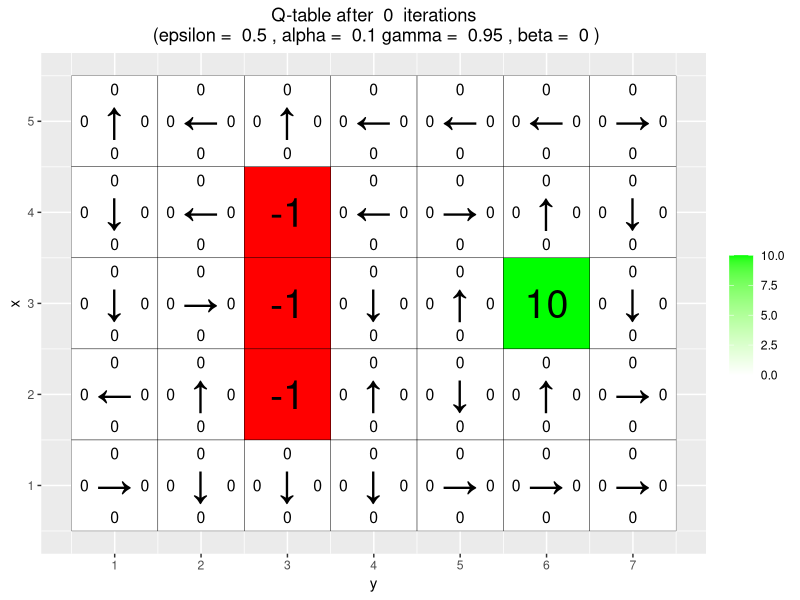
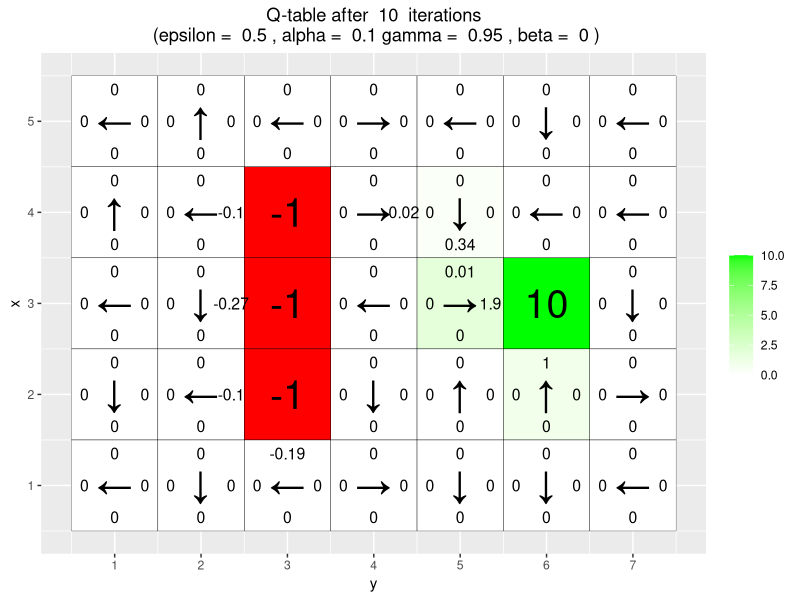
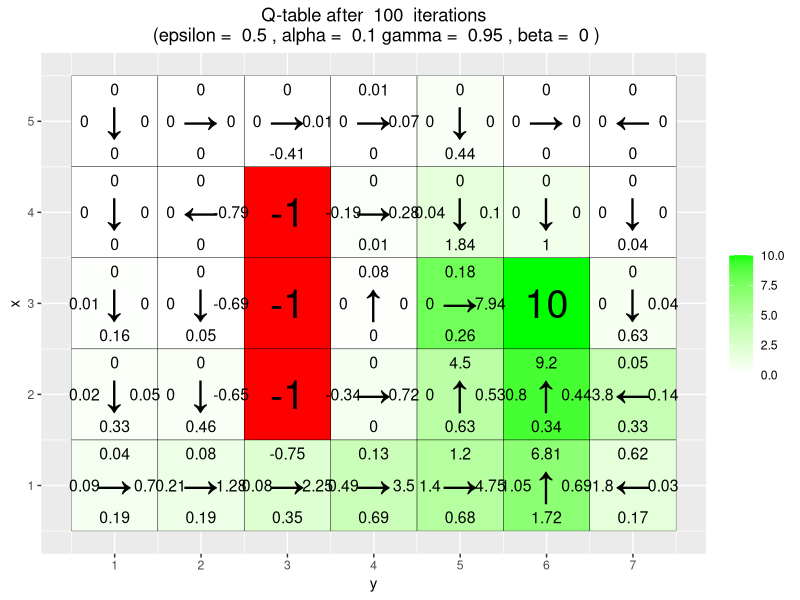
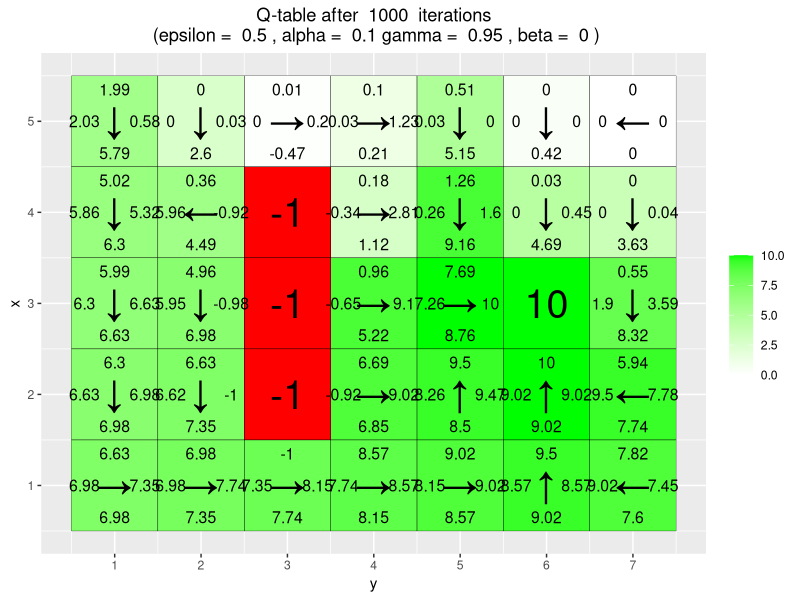
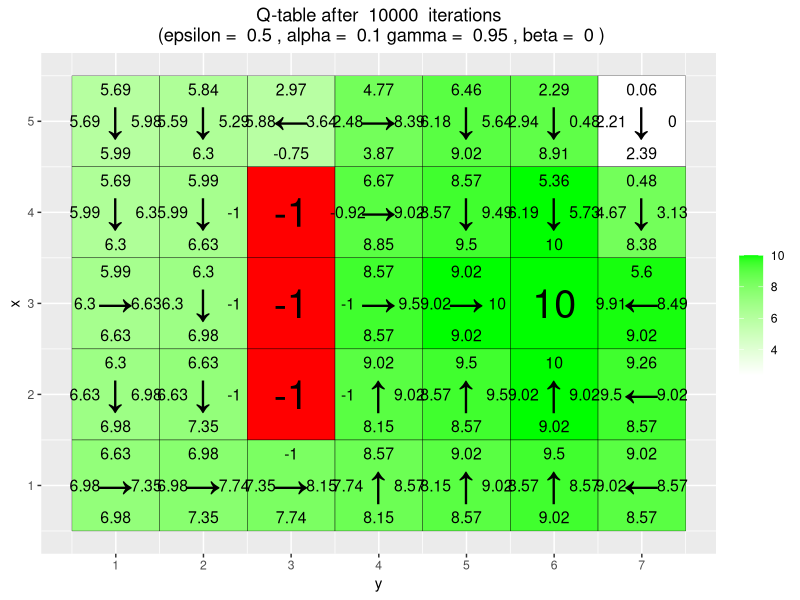
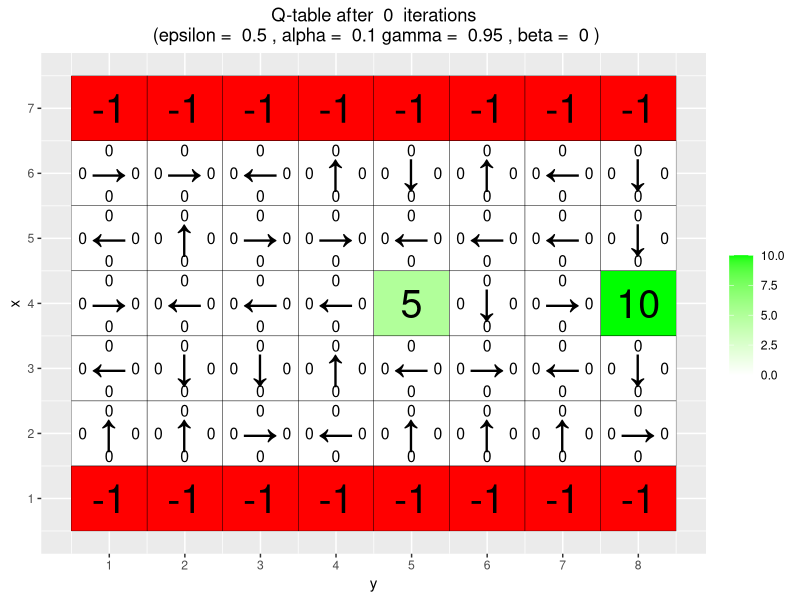
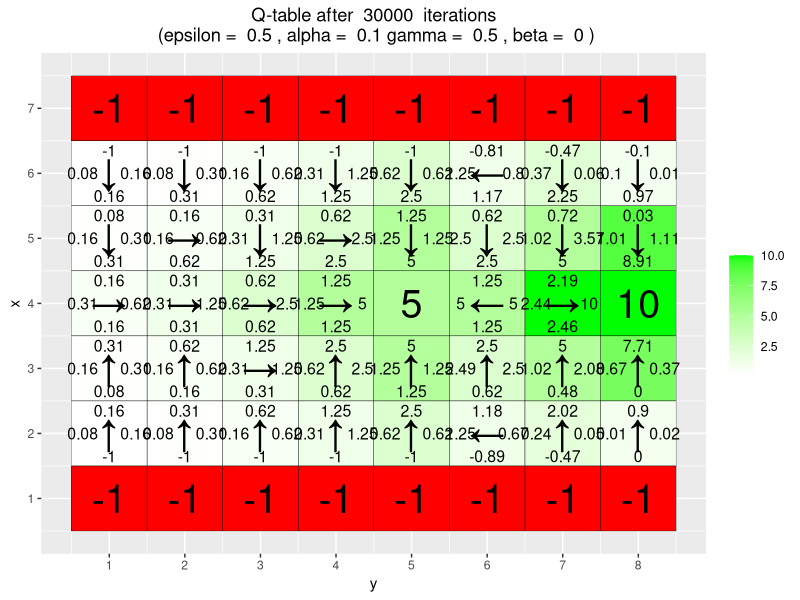
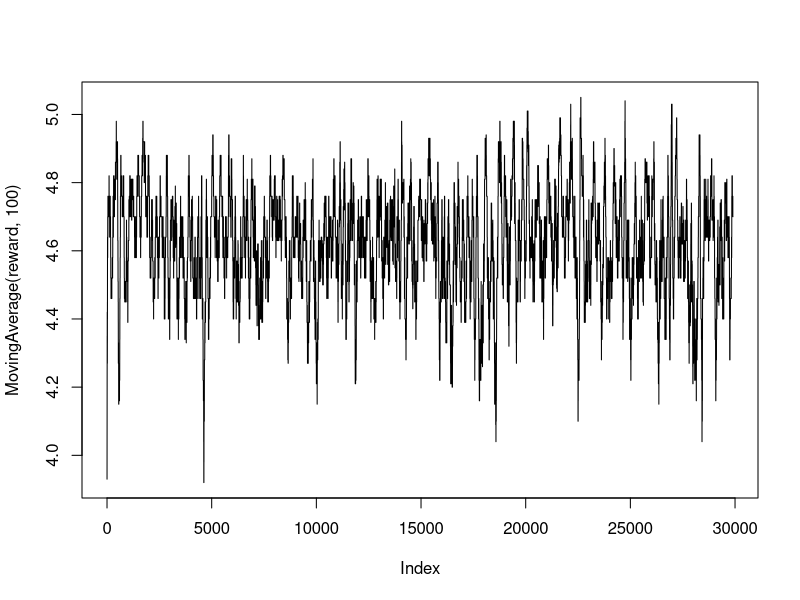

R code for these plots, in order:
# By Jose M. Peña and Joel Oskarsson.
# For teaching purposes.
# jose.m.pena@liu.se.

#####################################################################################################
# Q-learning
#####################################################################################################

# install.packages("ggplot2")
# install.packages("vctrs")
library(ggplot2)
library(vctrs)

# If you do not see four arrows in line 16, then do the following:
# File/Reopen with Encoding/UTF-8

arrows <- c("↑", "→", "↓", "←")
action_deltas <- list(c(1,0),  # up 
                      c(0,1),  # right
                      c(-1,0), # down
                      c(0,-1)) # left

vis_environment <- function(iterations=0, epsilon = 0.5, alpha = 0.1, gamma = 0.95, beta = 0){
  
  # Visualize an environment with rewards. 
  # Q-values for all actions are displayed on the edges of each tile.
  # The (greedy) policy for each state is also displayed.
  # ,0
  # Args:
  #   iterations, epsilon, alpha, gamma, beta (optional): for the figure title.
  #   reward_map (global variable): a HxW array containing the reward given at each state.
  #   q_table (global variable): a HxWx4 array containing Q-values for each state-action pair.
  #   H, W (global variables): environment dimensions.
  
  df <- expand.grid(x=1:H,y=1:W)
  foo <- mapply(function(x,y) ifelse(reward_map[x,y] == 0,q_table[x,y,1],NA),df$x,df$y)
  df$val1 <- as.vector(round(foo, 2))
  foo <- mapply(function(x,y) ifelse(reward_map[x,y] == 0,q_table[x,y,2],NA),df$x,df$y)
  df$val2 <- as.vector(round(foo, 2))
  foo <- mapply(function(x,y) ifelse(reward_map[x,y] == 0,q_table[x,y,3],NA),df$x,df$y)
  df$val3 <- as.vector(round(foo, 2))
  foo <- mapply(function(x,y) ifelse(reward_map[x,y] == 0,q_table[x,y,4],NA),df$x,df$y)
  df$val4 <- as.vector(round(foo, 2))
  foo <- mapply(function(x,y) 
    ifelse(reward_map[x,y] == 0,arrows[GreedyPolicy(x,y)],reward_map[x,y]),df$x,df$y)
  df$val5 <- as.vector(foo)
  foo <- mapply(function(x,y) ifelse(reward_map[x,y] == 0,max(q_table[x,y,]),
                                     ifelse(reward_map[x,y]<0,NA,reward_map[x,y])),df$x,df$y)
  df$val6 <- as.vector(foo)
  
  print(ggplot(df,aes(x = y,y = x)) +
          scale_fill_gradient(low = "white", high = "green", na.value = "red", name = "") +
          geom_tile(aes(fill=val6)) +
          geom_text(aes(label = val1),size = 4,nudge_y = .35,na.rm = TRUE) +
          geom_text(aes(label = val2),size = 4,nudge_x = .35,na.rm = TRUE) +
          geom_text(aes(label = val3),size = 4,nudge_y = -.35,na.rm = TRUE) +
          geom_text(aes(label = val4),size = 4,nudge_x = -.35,na.rm = TRUE) +
          geom_text(aes(label = val5),size = 10) +
          geom_tile(fill = 'transparent', colour = 'black') + 
          ggtitle(paste("Q-table after ",iterations," iterations\n",
                        "(epsilon = ",epsilon,", alpha = ",alpha,"gamma = ",gamma,", beta = ",beta,")")) +
          theme(plot.title = element_text(hjust = 0.5)) +
          scale_x_continuous(breaks = c(1:W),labels = c(1:W)) +
          scale_y_continuous(breaks = c(1:H),labels = c(1:H)))
  
}

GreedyPolicy <- function(x, y){
  
  # Get a greedy action for state (x,y) from q_table.
  #
  # Args:
  #   x, y: state coordinates.
  #   q_table (global variable): a HxWx4 array containing Q-values for each state-action pair.
  # 
  # Returns:
  #   An action, i.e. integer in {1,2,3,4}.
  
  action_greedy <- which(q_table[x, y, ] == max(q_table[x, y, ]))
  if (length(action_greedy) != 1)
    action_greedy <- sample(x=action_greedy, size=1) # break ties at random
  
  return (action_greedy)
  
}

EpsilonGreedyPolicy <- function(x, y, epsilon){
  
  # Get an epsilon-greedy action for state (x,y) from q_table.
  #
  # Args:
  #   x, y: state coordinates.
  #   epsilon: probability of acting greedily.
  # 
  # Returns:
  #   An action, i.e. integer in {1,2,3,4}.
  
  action_max <- which(q_table[x, y, ] == max(q_table[x, y, ]))
  if (length(action_max) != 1)
    action_max <- sample(x=action_max, size=1)  # break ties at random
  
  # Sample a maximal value action with probability (1-epsilon) or a random action
  # with probability epsilon
  if (sample(x=c(TRUE, FALSE), size=1, prob=c(1-epsilon, epsilon))) {
    action_eps <- action_max
  } else {
    action_eps <- sample(x=c(1:4), size=1) 
  }

  return(action_eps)
}

transition_model <- function(x, y, action, beta){
  
  # Computes the new state after given action is taken. The agent will follow the action 
  # with probability (1-beta) and slip to the right or left with probability beta/2 each.
  # 
  # Args:
  #   x, y: state coordinates.
  #   action: which action the agent takes (in {1,2,3,4}).
  #   beta: probability of the agent slipping to the side when trying to move.
  #   H, W (global variables): environment dimensions.
  # 
  # Returns:
  #   The new state after the action has been taken.
  
  delta <- sample(-1:1, size = 1, prob = c(0.5*beta,1-beta,0.5*beta))
  final_action <- ((action + delta + 3) %% 4) + 1
  foo <- c(x,y) + unlist(action_deltas[final_action])
  foo <- pmax(c(1,1),pmin(foo,c(H,W)))
  
  return (foo)
}

q_learning <- function(start_state, epsilon = 0.5, alpha = 0.1, gamma = 0.95, 
                       beta = 0){
  
  # Perform one episode of Q-learning. The agent should move around in the 
  # environment using the given transition model and update the Q-table.
  # The episode ends when the agent reaches a terminal state.
  # 
  # Args:
  #   start_state: array with two entries, describing the starting position of the agent.
  #   epsilon (optional): probability of acting greedily.
  #   alpha (optional): learning rate.
  #   gamma (optional): discount factor.
  #   beta (optional): slipping factor.
  #   reward_map (global variable): a HxW array containing the reward given at each state.
  #   q_table (global variable): a HxWx4 array containing Q-values for each state-action pair.
  # 
  # Returns:
  #   reward: reward received in the episode.
  #   correction: sum of the temporal difference correction terms over the episode.
  #   q_table (global variable): Recall that R passes arguments by value. So, q_table being
  #   a global variable can be modified with the superassigment operator <<-.
  
  s <- start_state
  episode_correction <- 0
  
  repeat{
    # Follow policy, execute action, get reward.
    
    # Follow policy, get action
    action <- EpsilonGreedyPolicy(x=s[1], y=s[2], epsilon=epsilon)
    
    # Take action, get reward
    s_new  <- transition_model(x=s[1], y=s[2], action=action, beta=beta)
    reward <- reward_map[s_new[1], s_new[2]]
    
    # Q-table update
    correction <- reward + 
                  gamma*q_table[s_new[1], s_new[2], GreedyPolicy(s_new[1], s_new[2])] - 
                  q_table[s[1], s[2], action]
    
    q_table[s[1], s[2], action] <<- q_table[s[1], s[2], action] + alpha*correction
    
    # Episode correction
    episode_correction <- episode_correction + correction
    s <- s_new
    
    if(reward!=0)

      # End episode.
      return (c(reward,episode_correction))
  }
  
}

#####################################################################################################
# Q-Learning Environments
#####################################################################################################

# Environment A (learning)

H <- 5
W <- 7

reward_map <- matrix(0, nrow = H, ncol = W)
reward_map[3,6] <- 10
reward_map[2:4,3] <- -1

q_table <- array(0,dim = c(H,W,4))

vis_environment()

for(i in 1:10000){
  foo <- q_learning(start_state = c(3,1))
  
  if(any(i==c(10,100,1000,10000)))
    vis_environment(i)
}

# Environment B (the effect of epsilon and gamma)

H <- 7
W <- 8

reward_map <- matrix(0, nrow = H, ncol = W)
reward_map[1,] <- -1
reward_map[7,] <- -1
reward_map[4,5] <- 5
reward_map[4,8] <- 10

q_table <- array(0,dim = c(H,W,4))

vis_environment()

MovingAverage <- function(x, n){
  
  cx <- c(0,cumsum(x))
  rsum <- (cx[(n+1):length(cx)] - cx[1:(length(cx) - n)]) / n
  
  return (rsum)
}

for(j in c(0.5,0.75,0.95)){
  q_table <- array(0,dim = c(H,W,4))
  reward <- NULL
  correction <- NULL
  
  for(i in 1:30000){
    foo <- q_learning(gamma = j, start_state = c(4,1))
    reward <- c(reward,foo[1])
    correction <- c(correction,foo[2])
  }
  
  vis_environment(i, gamma = j)
  plot(MovingAverage(reward,100),type = "l")
  plot(MovingAverage(correction,100),type = "l")
}

for(j in c(0.5,0.75,0.95)){
  q_table <- array(0,dim = c(H,W,4))
  reward <- NULL
  correction <- NULL
  
  for(i in 1:30000){
    foo <- q_learning(epsilon = 0.1, gamma = j, start_state = c(4,1))
    reward <- c(reward,foo[1])
    correction <- c(correction,foo[2])
  }
  
  vis_environment(i, epsilon = 0.1, gamma = j)
  plot(MovingAverage(reward,100),type = "l")
  plot(MovingAverage(correction,100),type = "l")
}

# Environment C (the effect of beta).

H <- 3
W <- 6

reward_map <- matrix(0, nrow = H, ncol = W)
reward_map[1,2:5] <- -1
reward_map[1,6] <- 10

q_table <- array(0,dim = c(H,W,4))

vis_environment()

for(j in c(0,0.2,0.4,0.66)){
  q_table <- array(0,dim = c(H,W,4))
  
  for(i in 1:10000)
    foo <- q_learning(gamma = 0.6, beta = j, start_state = c(1,1))
  
  vis_environment(i, gamma = 0.6, beta = j)
}
